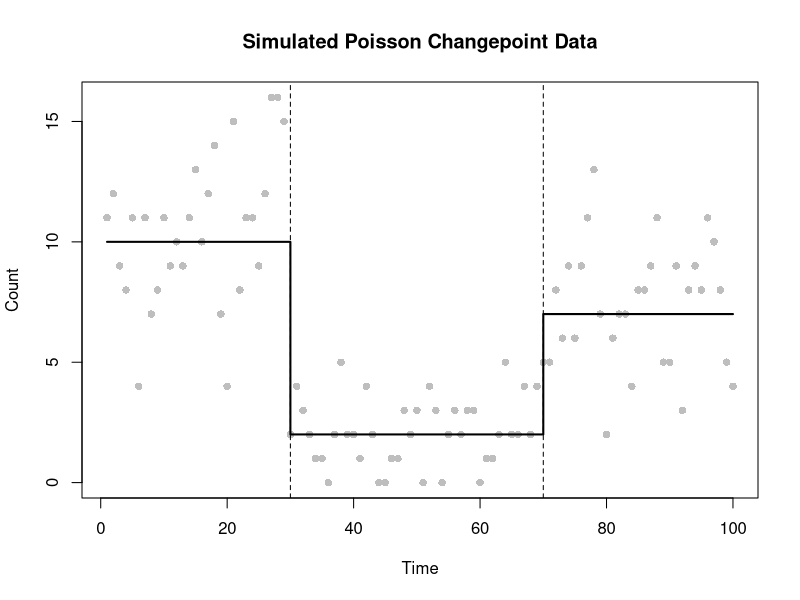
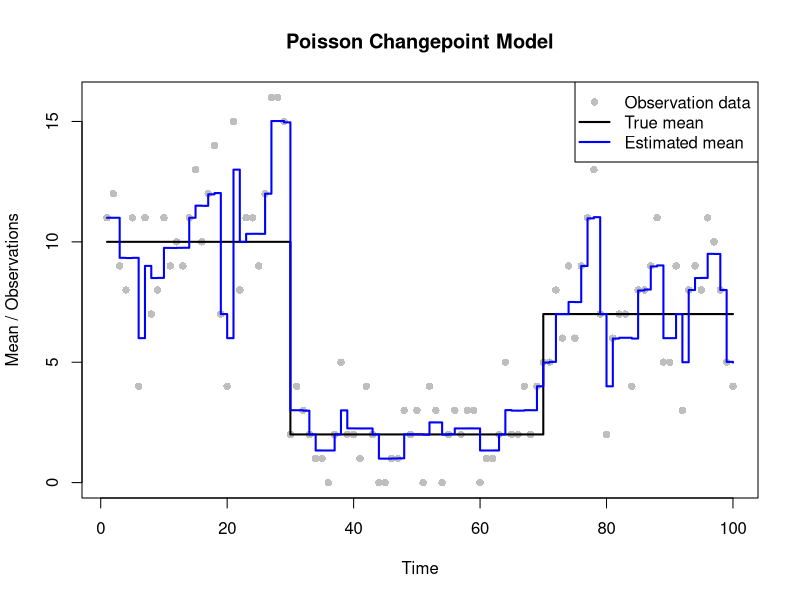
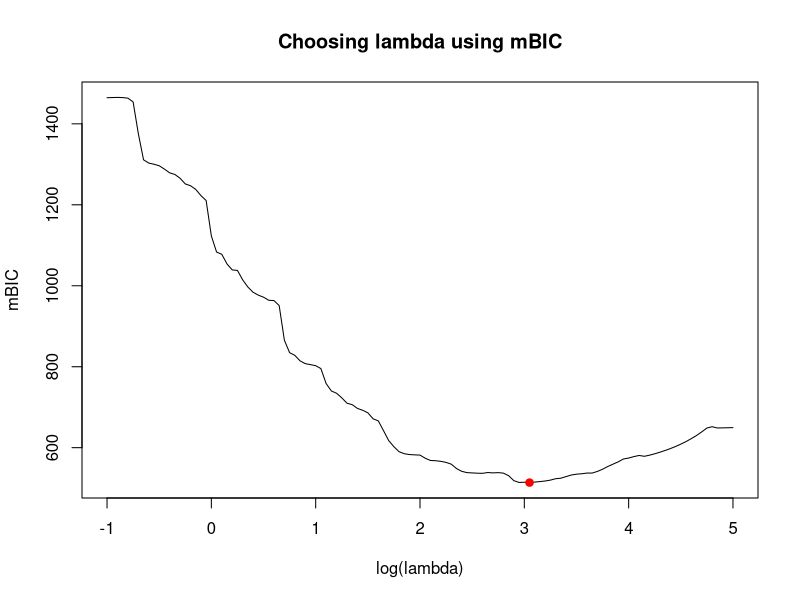
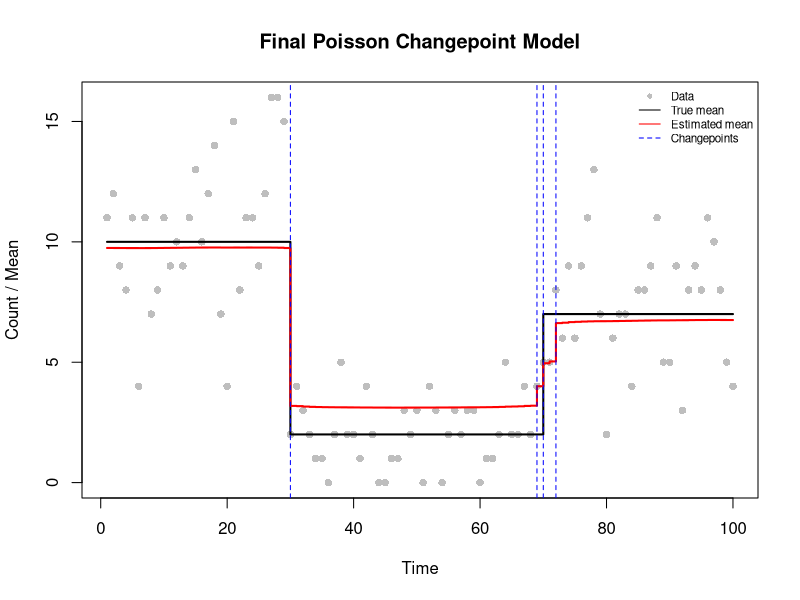
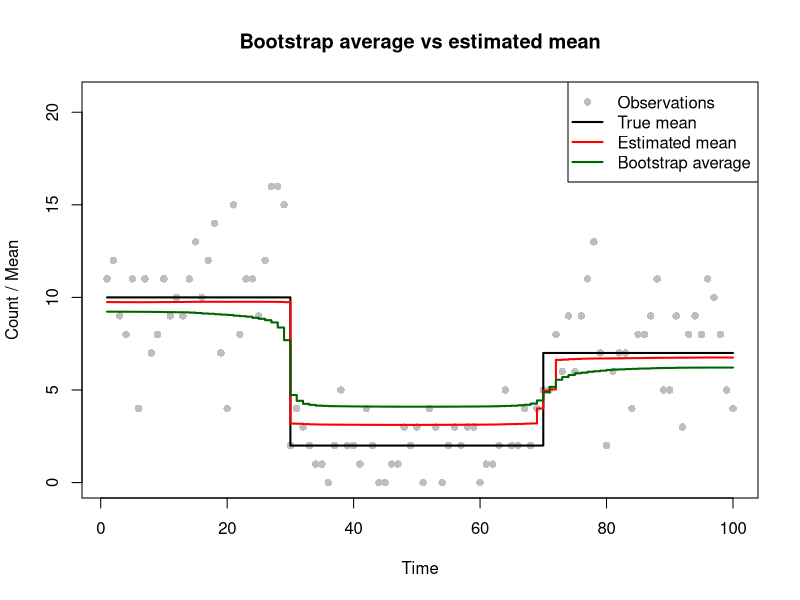
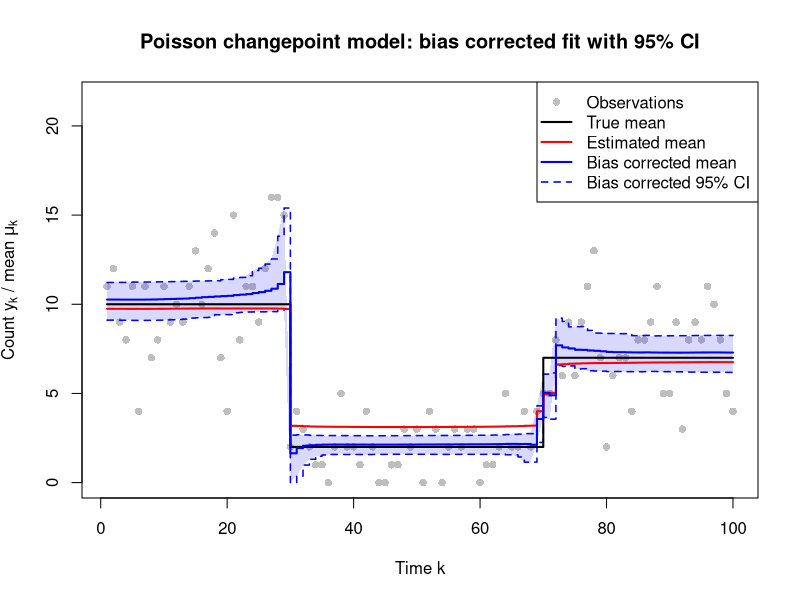

Generate these figures, in order, with R:
# =============================================================================
# Changepoint Estimation
#
#
# GitHub repository: https://github.com/pierrickdb/Group-15-Statistical-Programming
#
# Authors:
# Pierrick de Boer: S3034691
# Fagan Ganbarli: S3015664
# Raneem Alluhaydan: S3044929
#
# Contributions:
# Fagan Ganbarli (33.33%): Task 1-3
# Raneem Alluhaydan (33.33%): Task 4-5
# Pierrick de Boer (33.33%): Task 6-7
#
# Overview:
# Estimate changepoints in Poisson data using a smoothed LASSO penalty.
# Choose lambda by minimising mBIC.
# Use parametric bootstrapping for bias correction and confidence intervals.
#
# Main functions:
# 1. poisson_lasso_objective: Calculates the penalised cost.
# 2. poisson_lasso_grad: Calculates the gradient.
# 3. poisson_lasso_hess: Calculates the Hessian.
# 4. fd_jacobian: Checks derivatives numerically.
# 5. fit_poisson_lasso: Fits the model using BFGS.
# 6. poisson_lasso_edf: Calculates effective degrees of freedom.
# =============================================================================

# Function definitions

# Task 2(a): Objective function

poisson_lasso_objective <- function(beta, y, lambda = 1, eps = 1e-6) {
  
  mu <- exp(cumsum(beta))
  
  neg_loglik <- -sum(dpois(y, lambda = mu, log = TRUE))
  
  penalty <- lambda * sum(sqrt(beta[-1]^2 + eps))
  
  return(neg_loglik + penalty)
}


# Task 2(b): Gradient function

poisson_lasso_grad <- function(beta, y, lambda = 1, eps = 1e-6) {
  
  mu <- exp(cumsum(beta))
  
  grad <- rev(cumsum(rev(mu - y)))
  
  grad[-1] <- grad[-1] +
    lambda * beta[-1] / sqrt(beta[-1]^2 + eps)
  
  return(grad)
}


# Task 2(c): Hessian function

poisson_lasso_hess <- function(beta, y, lambda = 1, eps = 1e-6) {
  
  n <- length(beta)
  mu <- exp(cumsum(beta))
  
  s <- rev(cumsum(rev(mu)))
  
  idx <- outer(1:n, 1:n, pmax)
  H <- matrix(s[idx], n, n)
  
  penalty_hess <- c(0, lambda * eps /
                      (beta[-1]^2 + eps)^(3/2))
  
  diag(H) <- diag(H) + penalty_hess
  
  return(H)
}


# Numerical differentiation
# Applied to the objective to check the gradient,
# and to the gradient to check the Hessian.

fd_jacobian <- function(fn, beta, h = 1e-5) {
  
  n <- length(beta)
  J <- matrix(0, length(fn(beta)), n)
  
  for (i in 1:n) {
    beta_plus <- beta_minus <- beta
    beta_plus[i] <- beta_plus[i] + h
    beta_minus[i] <- beta_minus[i] - h
    
    J[, i] <- (fn(beta_plus) - fn(beta_minus)) / (2 * h)
  }
  
  return(J)
}


# Fit the Poisson LASSO model

fit_poisson_lasso <- function(y, lambda = 1, beta_start = NULL) {
  
  if (is.null(beta_start)) {
    beta_start <- c(log(mean(y)), rep(0, length(y) - 1))
  }
  
  fit <- optim(
    beta_start, poisson_lasso_objective,
    gr = poisson_lasso_grad,
    y = y, lambda = lambda,
    method = "BFGS",
    control = list(maxit = 10000, reltol = 1e-9)
  )
  
  if (fit$convergence != 0) {
    warning(paste("No convergence at lambda =", lambda))
  }
  
  return(fit)
}


# Calculate effective degrees of freedom

poisson_lasso_edf <- function(beta, y, lambda) {
  
  H1 <- poisson_lasso_hess(beta, y, lambda)
  H0 <- poisson_lasso_hess(beta, y, 0)
  
  edf <- sum(diag(solve(H1, H0)))
  
  return(edf)
}



# =============================================================================
# Analysis and testing
# =============================================================================

# Task 1: Generate the data set

set.seed(12345)

n <- 100

time <- 1:n

tau_true <- c(1, 30, 70, n+1) 

m_true <- length(tau_true)-2 

theta_true <- c(10, 2, 7) 

mu_true <- numeric(n) 

for(i in seq_along(theta_true)) {
  mu_true[tau_true[i]:(tau_true[i+1]-1)] <- theta_true[i]
}

y <- rpois(n, lambda = mu_true) ## simulate data y

plot(time, y,
     pch = 16,
     col = "grey",
     xlab = "Time",
     ylab = "Count",
     main = "Simulated Poisson Changepoint Data")

lines(mu_true, 
      col="black", 
      lwd=2, 
      type ="s")

abline(v = tau_true[-c(1,length(tau_true))], 
       lty="dashed")



# Task 2: Checking the gradient and Hessian

beta_test <- c(log(mean(y)), rep(0.05, n - 1))

grad_analytical <- poisson_lasso_grad(beta_test, y)

grad_numerical <- as.vector(fd_jacobian(
  function(b) poisson_lasso_objective(b, y),
  beta_test
))

hess_analytical <- poisson_lasso_hess(beta_test, y)

hess_numerical <- fd_jacobian(
  function(b) poisson_lasso_grad(b, y),
  beta_test
)

max(abs(grad_analytical - grad_numerical))
max(abs(hess_analytical - hess_numerical))

# Gradient error = 4.230387e-07
# Hessian error = 5.817456e-07
# Both are close to zero, confirming the analytical derivatives.


# Task 3: Fit the model with lambda = 1

beta_start <- c(log(mean(y)), rep(0, n - 1))

fit <- fit_poisson_lasso(y, lambda = 1, beta_start = beta_start)


fit$convergence
fit$message

# The model converged with lambda = 1.
# The fitted mean follows the trend but also fits some noise.

beta_hat <- fit$par
mu_hat1 <- exp(cumsum(beta_hat))

# Plot
plot(time, y,
     pch = 16,
     col = "grey",
     xlab = "Time",
     ylab = "Mean / Observations",
     main = "Poisson Changepoint Model")

lines(time, mu_true,
      col = "black",
      lwd = 2,
      type = "s")

lines(time, mu_hat1, col = "blue", lwd = 2, type = "s")

legend("topright",
       legend = c("Observation data",
                  "True mean",
                  "Estimated mean"),
       col = c("grey", "black", "blue"),
       pch = c(16, NA, NA),
       lty = c(NA, 1, 1),
       lwd = c(NA, 2, 2))





# Task 4: Choosing lambda using mBIC

lsp <- seq(-1, 5, by = 0.05)
mbic <- rep(Inf, length(lsp))
edf <- rep(NA_real_, length(lsp))

b0 <- beta_start

for (i in seq_along(lsp)) {
  
  lambda <- exp(lsp[i])
  
  fit_lambda <- fit_poisson_lasso(y, lambda, b0)
  
  if (fit_lambda$convergence != 0) {
    next
  }
  
  beta_lambda <- fit_lambda$par
  
  edf[i] <- poisson_lasso_edf(beta_lambda, y, lambda)
  
  mu_lambda <- exp(cumsum(beta_lambda))
  ll <- sum(dpois(y, mu_lambda, log = TRUE))
  
  mbic[i] <- 3 * (edf[i] - 1) * log(n) - 2 * ll
  
  # Use previous estimates as starting values
  b0 <- beta_lambda
}

i_opt <- which.min(mbic)
lambda_best <- exp(lsp[i_opt])

lambda_best

# mBIC is minimised at log(lambda) = 3, giving lambda = 20.08554.

plot(lsp, mbic, type = "l",
     xlab = "log(lambda)",
     ylab = "mBIC",
     main = "Choosing lambda using mBIC")

points(lsp[i_opt], mbic[i_opt],
       col = "red", pch = 19)




# Task 5: Fit the final model

fit_best <- fit_poisson_lasso(
  y, lambda_best,
  c(log(mean(y)), rep(0, n - 1))
)

# Check convergence
fit_best$convergence

beta_best <- fit_best$par
mu_hat_best <- exp(cumsum(beta_best))

# Number of changepoints
edf_best <- poisson_lasso_edf(beta_best, y, lambda_best)
m_hat <- floor(edf_best - 1)

# Changepoint locations
if (m_hat > 0) {
  tau_hat <- sort(order(abs(beta_best[-1]),
                        decreasing = TRUE)[1:m_hat] + 1)
} else {
  tau_hat <- numeric(0)
}

# Plot
plot(time, y, pch = 16, col = "grey",
     xlab = "Time",
     ylab = "Count / Mean",
     main = "Final Poisson Changepoint Model")

lines(time, mu_true, col = "black",
      lwd = 2, type = "s")

lines(time, mu_hat_best, col = "red",
      lwd = 2, type = "s")

abline(v = tau_hat, col = "blue", lty = 2)

legend("topright", cex = 0.7,
       legend = c("Data", "True mean",
                  "Estimated mean", "Changepoints"),
       col = c("grey", "black", "red", "blue"),
       pch = c(16, NA, NA, NA),
       lty = c(NA, 1, 1, 2),
       bty = "n")

# Final results
lambda_best
m_hat
tau_hat

# EDF = 5.864, giving 4 estimated changepoints.
# Estimated locations: 30, 69, 70 and 72.
# True locations: 30 and 70.
# The change near 70 is split into several estimated changepoints.
# The penalty shrinks the estimated mean changes.


# Task 6: Parametric bootstrap

B <- 200
mu_boot <- matrix(NA, nrow = B, ncol = n)  

# Bootstrap variation estimates uncertainty in the fitted mean.
# Reflecting the quantiles gives bias-corrected confidence limits.

conv_boot <- numeric(B)

set.seed(1)

for (j in 1:B) {
  
  y_sim <- rpois(n, lambda = mu_hat_best)       
  
  # simulate from best fitted model
  
  b_start <- c(log(mean(y_sim)), rep(0, n - 1))
  
  
  fit_sim <- fit_poisson_lasso(
    y_sim, lambda_best,
    beta_start = b_start
  )
  
  conv_boot[j] <- fit_sim$convergence
  
  if (fit_sim$convergence != 0) {
    warning(paste("No convergence in bootstrap sample", j))
    next
  }
  
  mu_boot[j, ] <- exp(cumsum(fit_sim$par))
}

# Number of non-converged fits (these are excluded below)
sum(conv_boot != 0)

# Average bootstrap mean function
mu_bar <- colMeans(mu_boot, na.rm = TRUE)
# The bootstrap average may be further from the true mean
# because the simulations start from an already biased estimate.

# Plot: data, true mean, estimate, bootstrap average

plot(time, y, pch = 16, col = "grey",
     ylim = c(0, 1.3 * max(y, mu_true, mu_hat_best, mu_bar)),
     xlab = "Time", ylab = "Count / Mean",
     main = "Bootstrap average vs estimated mean")
lines(time, mu_true, col = "black", lwd = 2, type = "s")
lines(time, mu_hat_best, col = "red", lwd = 2, type = "s")
lines(time, mu_bar, col = "darkgreen", lwd = 2, type = "s")
legend("topright",
       legend = c("Observations", "True mean", "Estimated mean",
                  "Bootstrap average"),
       col = c("grey", "black", "red", "darkgreen"),
       pch = c(16, NA, NA, NA), lty = c(NA, 1, 1, 1), lwd = c(NA, 2, 2, 2))

# Bias corrected mean function: mu_hat_best - (mu_bar - mu_hat_best)
mu_bc <- 2 * mu_hat_best - mu_bar

# 95% bootstrap quantiles at each time point
q_L <- apply(mu_boot, 2, quantile, probs = 0.025, na.rm = TRUE)
q_U <- apply(mu_boot, 2, quantile, probs = 0.975, na.rm = TRUE)

# Bootstrap differences mu^(b) - mu_hat_best
# estimate the variability of the fitted mean.

q_L_bc <- pmax(2 * mu_hat_best - q_U, 0)
q_U_bc <- 2 * mu_hat_best - q_L


# Task 7: Final plot

ylim <- c(0, 1.35 * max(c(y, mu_true, mu_hat_best, mu_bc, q_U_bc)))  # room for legend

plot(time, y, pch = 16, col = "grey",
     ylim = ylim,
     xlab = "Time k", ylab = expression("Count " * y[k] * " / mean " * mu[k]),
     main = "Poisson changepoint model: bias corrected fit with 95% CI")

polygon(c(time, rev(time)), c(q_L_bc, rev(q_U_bc)),
        col = adjustcolor("blue", alpha.f = 0.15), border = NA)

lines(time, q_L_bc, col = "blue", lty = 2, lwd = 1.5, type = "s")
lines(time, q_U_bc, col = "blue", lty = 2, lwd = 1.5, type = "s")
lines(time, mu_true, col = "black", lwd = 2, type = "s")
lines(time, mu_hat_best, col = "red", lwd = 2, type = "s")
lines(time, mu_bc, col = "blue", lwd = 2, type = "s")

legend("topright",
       legend = c("Observations", "True mean", "Estimated mean",
                  "Bias corrected mean", "Bias corrected 95% CI"),
       col = c("grey", "black", "red", "blue", "blue"),
       pch = c(16, NA, NA, NA, NA),
       lty = c(NA, 1, 1, 1, 2),
       lwd = c(NA, 2, 2, 2, 1.5),
       bg = "white")
